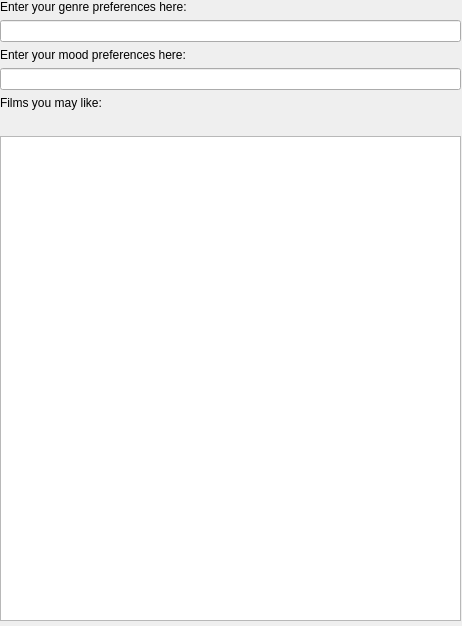
<?xml version="1.0" encoding="UTF-8"?>
<ui version="4.0">
 <class>Dialog</class>
 <widget class="QDialog" name="Dialog">
  <property name="enabled">
   <bool>true</bool>
  </property>
  <property name="geometry">
   <rect>
    <x>0</x>
    <y>0</y>
    <width>462</width>
    <height>626</height>
   </rect>
  </property>
  <property name="windowTitle">
   <string>Suggestions4You</string>
  </property>
  <widget class="QWidget" name="verticalLayoutWidget">
   <property name="geometry">
    <rect>
     <x>0</x>
     <y>0</y>
     <width>461</width>
     <height>621</height>
    </rect>
   </property>
   <layout class="QVBoxLayout" name="verticalLayout">
    <item>
     <widget class="QLabel" name="label">
      <property name="text">
       <string>Enter your genre preferences here:</string>
      </property>
     </widget>
    </item>
    <item>
     <widget class="QLineEdit" name="genre_preferences"/>
    </item>
    <item>
     <widget class="QLabel" name="label_2">
      <property name="text">
       <string>Enter your mood preferences here:</string>
      </property>
     </widget>
    </item>
    <item>
     <widget class="QLineEdit" name="mood_preferences"/>
    </item>
    <item>
     <widget class="QLabel" name="label_3">
      <property name="text">
       <string>Films you may like:</string>
      </property>
     </widget>
    </item>
    <item>
     <spacer name="horizontalSpacer">
      <property name="orientation">
       <enum>Qt::Orientation::Horizontal</enum>
      </property>
      <property name="sizeHint" stdset="0">
       <size>
        <width>40</width>
        <height>20</height>
       </size>
      </property>
     </spacer>
    </item>
    <item>
     <widget class="QListWidget" name="film_list"/>
    </item>
   </layout>
  </widget>
 </widget>
 <resources/>
 <connections/>
</ui>
